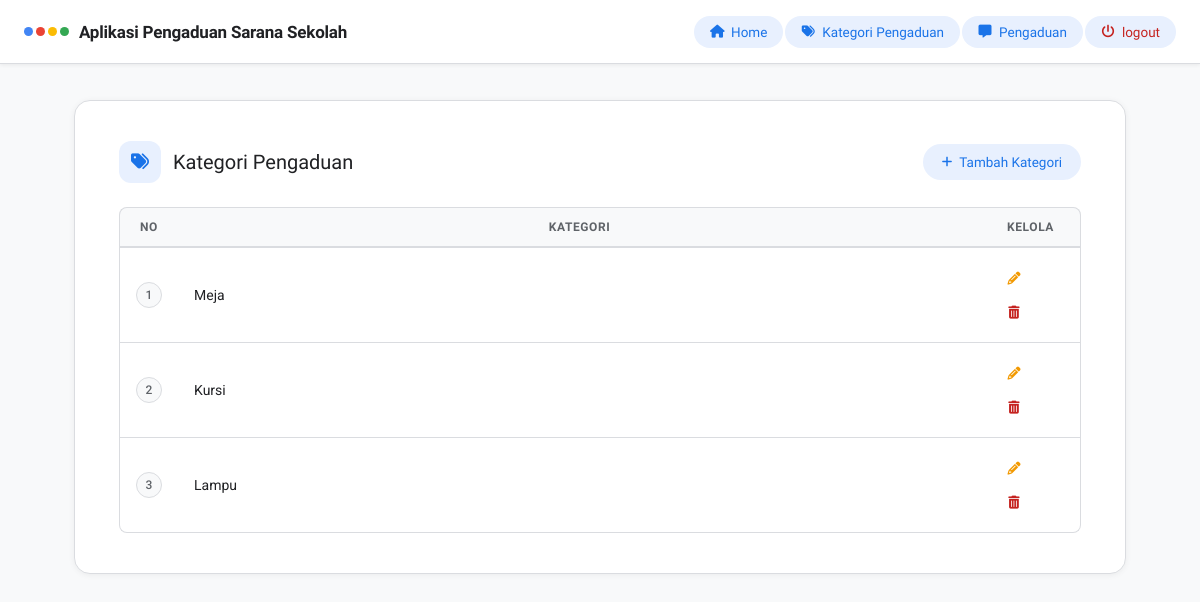
Page /admin/dashboard.php?page=kategori (signed in) on the committed database.
### tables this page shows
CREATE TABLE `kategori` (
  `id_kategori` int NOT NULL,
  `ket_kategori` varchar(30) NOT NULL
);

### admin/kategori.php (the view, shortened to what this page needs)
<?php
include '../koneksi.php';
?>
<!DOCTYPE html>
<html lang="en">
<head>
    <link rel="stylesheet" href="../fontawesome/css/all.min.css">
    <link rel="stylesheet" href="../sengaja.css">
</head>
<body>
    <div class="page-header">
        <div class="page-header-left">
            <div class="page-header-icon">
                <i class="fa fa-tags"></i>
            </div>
            <h4>Kategori Pengaduan</h4>
        </div>
        <a href="?page=tambah-kategori" class="btn-add">
            <i class="fa fa-plus"></i> Tambah Kategori
        </a>
    </div>
    <table class="g-table">
        <thead>
            <tr>
                <th>No</th>
                <th>Kategori</th>
                <th>Kelola</th>
            </tr>
        </thead>
        <tbody>
        <?php
        $no   = 1;
        $data = mysqli_query($koneksi, "SELECT * FROM kategori ORDER BY id_kategori DESC");
        if(mysqli_num_rows($data) > 0) {
            while($kategori = mysqli_fetch_array($data)) { ?>
                <tr>
                    <td><span class="badge-no"><?= $no++ ?></span></td>
                    <td><?= $kategori['ket_kategori'] ?></td>
                    <td>
                        <a href="?page=edit-kategori&id=<?= $kategori['id_kategori'] ?>" class="btn-icon btn-icon-edit">
                            <i class="fa fa-pencil"></i>
                        </a>
                        <a class="btn-icon btn-icon-delete" onclick="hapus('Hapus Kategori <?= $kategori['ket_kategori'] ?>', <?= $kategori['id_kategori'] ?>);">
                            <i class="fa fa-trash"></i>
                        </a>
                    </td>
                </tr>
        <?php } } ?>
        </tbody>
    </table>
</body>
</html>

### css/sengaja.css (style rules this page uses)
:root { --google-blue: #1a73e8; --google-blue-dk: #1557b0; --google-red: #ea4335; --google-yellow: #fbbc04; --google-green: #34a853; --surface: #ffffff; --bg: #f8f9fa; --border: #dadce0; --text-primary: #202124; --text-secondary: #5f6368; --hover-bg: #f1f3f4; --active-bg: #e8f0fe; --active-color: #1a73e8; --error-bg: #fce8e6; --error-border: #f28b82; --error-color: #c5221f; }
* { box-sizing: border-box; margin: 0; padding: 0; }
body { font-family: 'Roboto', sans-serif; background: var(--bg); color: var(--text-primary); min-height: 100vh; }
.content-card h4 { font-family: 'Google Sans', sans-serif; font-size: 22px; font-weight: 500; color: var(--text-primary); margin-bottom: 10px; }
.page-header { display: flex; align-items: center; justify-content: space-between; margin-bottom: 24px; flex-wrap: wrap; gap: 12px; }
.page-header-left { display: flex; align-items: center; gap: 12px; }
.page-header-icon { width: 42px; height: 42px; border-radius: 12px; background: var(--active-bg); display: flex; align-items: center; justify-content: center; }
.page-header-icon i { font-size: 18px; color: var(--active-color); }
.page-header h4 { font-family: 'Google Sans', sans-serif; font-size: 20px; font-weight: 500; color: var(--text-primary); margin: 0; }
.btn-add { display: inline-flex; align-items: center; gap: 7px; padding: 9px 18px; font-family: 'Google Sans', sans-serif; font-size: 13.5px; font-weight: 500; color: var(--google-blue); background: var(--active-bg); border: 1px solid transparent; border-radius: 20px; text-decoration: none; transition: background 0.15s, border-color 0.15s, box-shadow 0.15s; white-space: nowrap; }
.btn-add i { font-size: 12px; }
.g-table { width: 100%; border-collapse: separate; border-spacing: 0; font-size: 14px; }
.g-table thead tr { background: var(--bg); }
.g-table thead th { font-family: 'Google Sans', sans-serif; font-size: 12px; font-weight: 600; color: var(--text-secondary); text-transform: uppercase; letter-spacing: 0.6px; padding: 12px 16px; border-bottom: 2px solid var(--border); border-top: 1px solid var(--border); }
.g-table thead th:first-child { border-left: 1px solid var(--border); border-radius: 8px 0 0 0; }
.g-table thead th:last-child { border-right: 1px solid var(--border); border-radius: 0 8px 0 0; }
.g-table tbody tr { transition: background 0.12s; }
.g-table tbody td { padding: 13px 16px; border-bottom: 1px solid var(--border); color: var(--text-primary); vertical-align: middle; }
.g-table tbody td:first-child { border-left: 1px solid var(--border); color: var(--text-secondary); font-size: 13px; width: 52px; }
.g-table tbody td:last-child { border-right: 1px solid var(--border); width: 100px; }
.g-table tbody tr:last-child td:first-child { border-radius: 0 0 0 8px; }
.g-table tbody tr:last-child td:last-child { border-radius: 0 0 8px 0; }
.btn-icon { display: inline-flex; align-items: center; justify-content: center; width: 34px; height: 34px; border-radius: 50%; border: none; background: transparent; text-decoration: none; transition: background 0.15s; font-size: 13px; }
.btn-icon-edit { color: #f29900; }
.btn-icon-delete { color: var(--error-color); }
.badge-no { display: inline-flex; align-items: center; justify-content: center; width: 26px; height: 26px; border-radius: 50%; background: var(--bg); border: 1px solid var(--border); font-size: 12px; color: var(--text-secondary); font-weight: 500; }

### rows in the picture
kategori: ket_kategori "Meja"
kategori: ket_kategori "Kursi"
kategori: ket_kategori "Lampu"
